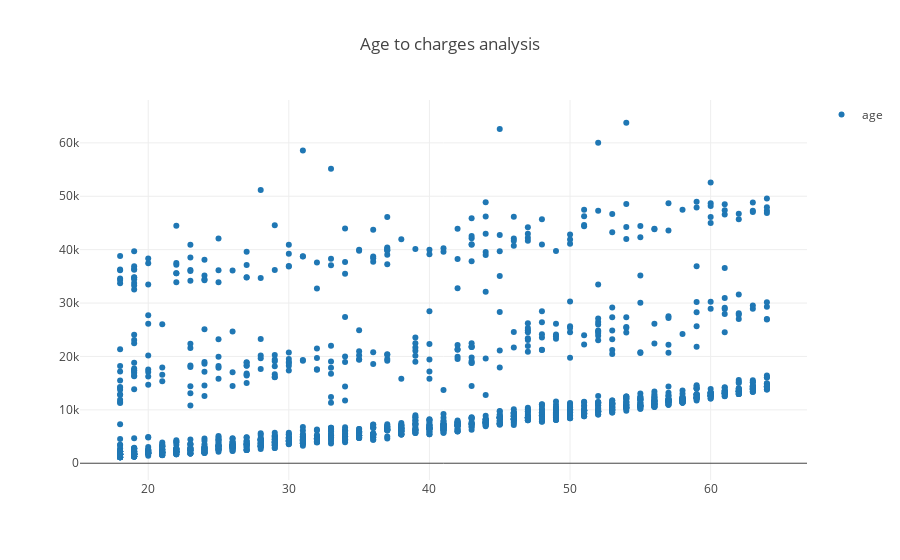

This figure's notebook cell:
### Code cell
fig = make_subplots(rows=1, cols=1)

fig.add_trace(go.Scatter(y=df['charges'],x=df['age'],name='age', mode='markers'), row=1, col=1)
fig.update_layout(height=500, showlegend=True,title_text="Age to charges analysis")

### Figure 1 — Plotly figure (JSON) as saved in the notebook; plotly's stock layout.template omitted (floating-point values rounded to 4 significant figures; data arrays with more than 128 entries replaced by an {"elided": "..."} marker saying what was removed)
{"data": [{"mode": "markers", "name": "age", "type": "scatter", "x": {"elided": "1337 int values"}, "xaxis": "x", "y": {"elided": "1337 float values"}, "yaxis": "y"}], "layout": {"autosize": true, "showlegend": true, "title": {"text": "Age to charges analysis"}, "xaxis": {"anchor": "y", "autorange": true, "domain": [0, 1], "range": [15.03, 66.97], "type": "linear"}, "yaxis": {"anchor": "x", "autorange": true, "domain": [0, 1], "range": [-3289.0, 68180.0], "type": "linear"}}}
